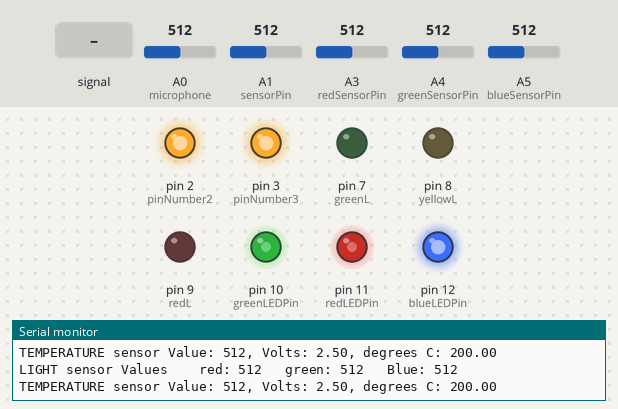
A sketch run on a simulated Arduino Uno, built with avr-gcc and run on an emulated ATmega328P. Shown: output pins drawn as LEDs (lit = HIGH), the last lines printed to the serial monitor. The inputs (shaded band) are chosen by the test bench; at power-on: A0 (microphone) = 512, A3 (redSensorPin) = 512, A4 (greenSensorPin) = 512, A5 (blueSensorPin) = 512, A1 (sensorPin) = 512.

Above: at 1.8 s.
1.9 s: A0 (microphone) fed a 2 Hz sine of ±306 counts around its level
At 3.0 s:
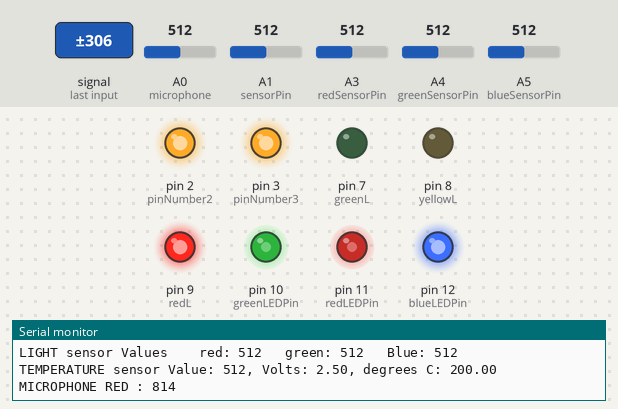
4.7 s: A0 (microphone) set to 760
6.5 s: A0 (microphone) set to 781
At 8.9 s:
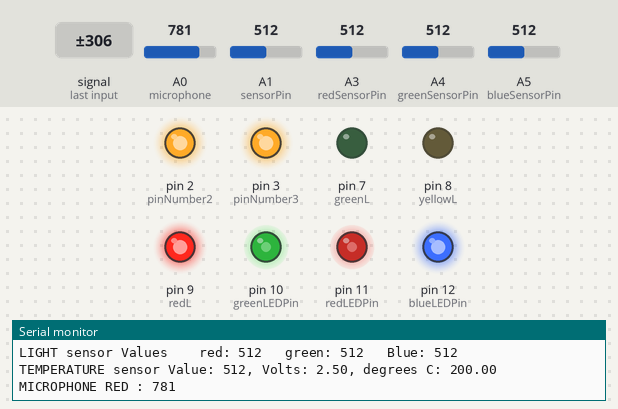
10.7 s: A3 (redSensorPin) set to 716
At 12.2 s:
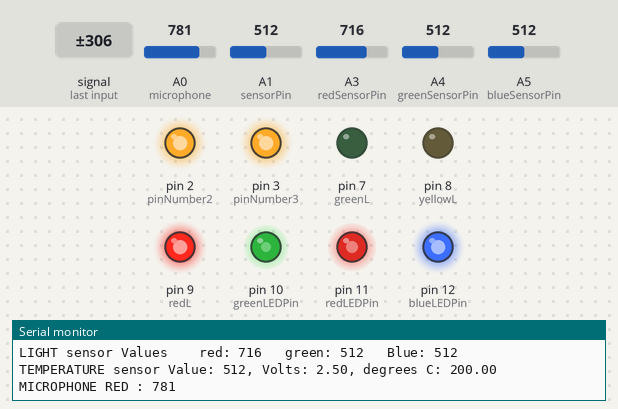
13.2 s: A4 (greenSensorPin) set to 716
At 14.8 s:
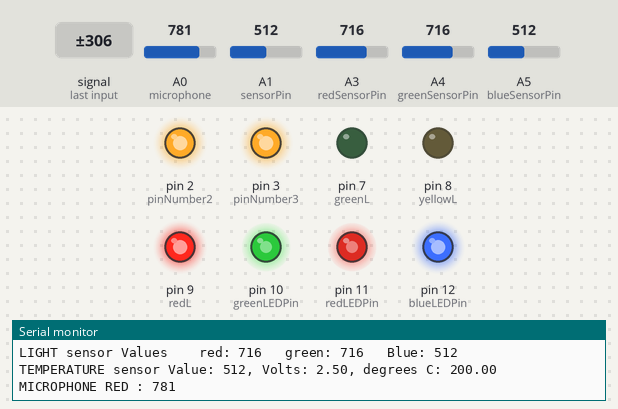
15.3 s: A5 (blueSensorPin) set to 499
At 17.3 s:
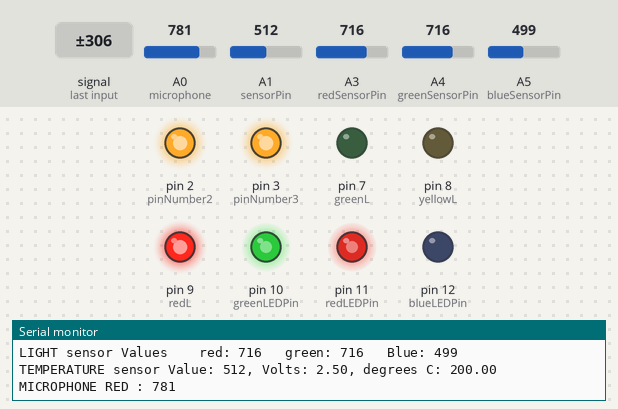
Timing chart, 0 to 18.5 s (numbered marks = the images above; inputs shaded):
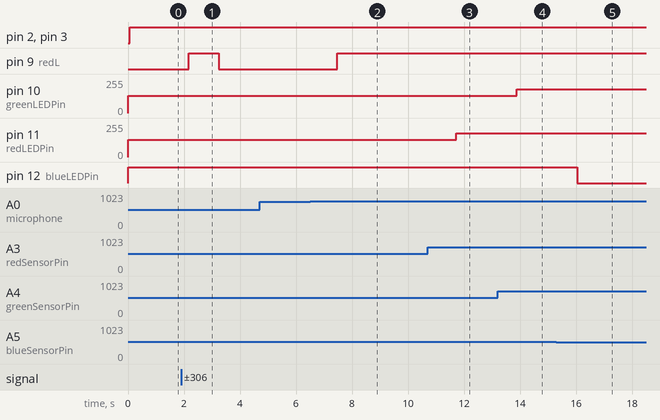

Measured:
- the behaviour switches between 512 and 511 on A5 (blueSensorPin) (found by bisection; images 4 and 5)
- after the input at 1.9 s, pin 9 (redL): LOW → HIGH after 0.27 s, → LOW 1.1 s later
- after the input at 6.5 s, pin 9 (redL): LOW → HIGH after 0.97 s
- after the input at 10.7 s, pin 11 (redLEDPin): 128/255 → 179/255 after 1.0 s
- after the input at 13.2 s, pin 10 (greenLEDPin): 128/255 → 179/255 after 0.69 s
- after the input at 15.3 s, pin 12 (blueLEDPin): HIGH → LOW after 0.74 s

The sketch:

makerHub.ino
```cpp
//Leds
#define greenL 7
#define yellowL 8
#define redL 9

//Ambiant

const int greenLEDPin = 10;    // LED connected to digital pin 9
const int redLEDPin = 11;     // LED connected to digital pin 10
const int blueLEDPin = 12;    // LED connected to digital pin 11

const int redSensorPin = A3;  // pin with the photoresistor with the red gel
const int greenSensorPin = A4;   // pin with the photoresistor with the green gel
const int blueSensorPin = A5;   // pin with the photoresistor with the blue gel

int redValue = 0; // value to write to the red LED
int greenValue = 0; // value to write to the green LED
int blueValue = 0; // value to write to the blue LED

int redSensorValue = 0; // variable to hold the value from the red sensor
int greenSensorValue = 0; // variable to hold the value from the green sensor
int blueSensorValue = 0; // variable to hold the value from the blue sensor

//Micro
const int microphone = A0;
const int treshold1 = 767;
const int treshold2 = 895;
const int treshold3 = 1023;

// named constant for the pin the sensor is connected to
const int sensorPin = A1;
// room temperature in Celsius
const float baselineTemp = 20.0;
const int pinNumber2 = 2;
const int pinNumber3 = 3;

void setup() {
  // open a serial connection to display values
  Serial.begin(9600);
  // set the LED pins as outputs
  // the for() loop saves some extra coding
  pinMode(greenL, OUTPUT);
  pinMode(yellowL, OUTPUT);
  pinMode(redL, OUTPUT);
  pinMode(microphone, INPUT);
  pinMode(greenLEDPin, OUTPUT);
  pinMode(redLEDPin, OUTPUT);
  pinMode(blueLEDPin, OUTPUT);
  pinMode(pinNumber2, OUTPUT);
  pinMode(pinNumber3, OUTPUT);

}

void loop() {
  // read the value on AnalogIn pin 0 and store it in a variable
  int sensorVal = analogRead(sensorPin);
  int microsens = analogRead(microphone);
  redSensorValue = analogRead(redSensorPin);
  greenSensorValue = analogRead(greenSensorPin);
  blueSensorValue = analogRead(blueSensorPin);

  redValue = redSensorValue / 4;
  greenValue = greenSensorValue / 4;
  blueValue = blueSensorValue / 4;

  analogWrite(redLEDPin, redValue);
  analogWrite(greenLEDPin, greenValue);
  analogWrite(blueLEDPin, blueValue);
  // send the 10-bit sensor value out the serial port


  // convert the ADC reading to voltage

  // convert the voltage to temperature in degrees C
  // the sensor changes 10 mV per degree
  // the datasheet says there's a 500 mV offset
  // ((voltage - 500 mV) times 100)

  float voltage = (sensorVal / 1024.0) * 5.0;
  float temperature = (voltage - .5) * 100;
  // Send the voltage level out the Serial port

  Serial.print("LIGHT sensor Values \t red: ");
  Serial.print(redSensorValue);
  Serial.print("\t green: ");
  Serial.print(greenSensorValue);
  Serial.print("\t Blue: ");
  Serial.println(blueSensorValue);
  Serial.print("TEMPERATURE sensor Value: ");
  Serial.print(sensorVal);

  Serial.print(", Volts: ");
  Serial.print(voltage);

  Serial.print(", degrees C: ");
  Serial.println(temperature);

  if(temperature<20){
    digitalWrite(pinNumber2,HIGH);
    digitalWrite(pinNumber3,LOW);

  }
  else if (temperature >20 && temperature <30){
    digitalWrite(pinNumber2,LOW);
    digitalWrite(pinNumber3,HIGH);
  }
  else if (temperature > 30){
    digitalWrite(pinNumber2,HIGH);
    digitalWrite(pinNumber3,HIGH);
  }


  if (microsens <= treshold1) {
    digitalWrite(redL, LOW);
    digitalWrite(yellowL, LOW);
    digitalWrite(greenL, LOW);
  }
  else if (microsens >= treshold1 && microsens < treshold2) {

    digitalWrite(redL, HIGH);
    digitalWrite(yellowL, LOW);
    digitalWrite(greenL, LOW);
    Serial.print("MICROPHONE RED : " );
    Serial.println(microsens);
  }
  else if (microsens >= treshold2 && microsens < treshold3) {

    digitalWrite(redL, HIGH);
    digitalWrite(yellowL, HIGH);
    digitalWrite(greenL, LOW);
    Serial.print("MICROPHONE YELLOW : " );
    Serial.println(microsens);
  }
  else if (microsens >= treshold3) {

    digitalWrite(redL, HIGH);
    digitalWrite(yellowL, HIGH);
    digitalWrite(greenL, HIGH);
    Serial.print("MICROPHONE BLUE : " );
    Serial.println(microsens);

  }

  delay(1000);
}
```
